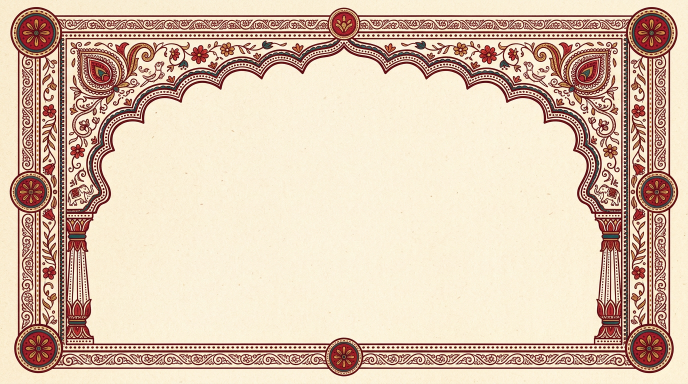
#> input picture motion2d/examples/chai/assets/bg.png, 1376 x 768 px (shown at 1/2 size)
$ python -i cartoon.py   (imports and definitions only)   (older library calls are emulated)
#> lines starting #> are read from the running program, lines starting #| are printed output that depends on the picture; after the words box and inside, x2 and y2 are one past the last pixel; in counts of white or black regions, pixels touching at a corner belong together
#> further down, picture is the input picture: shape (768, 1376, 3); mean B, G, R 176.3, 196.9, 220.3
"""Cartoon kit: full cartoon scenes and episodes in ANY art style (motion2d engine).

What YouTube animators do by hand, as code: a locked art style, a character pose pack that ACTS on
beats, a layered set, lighting that tells the story (lamp off -> scary room -> lamp on), little prop
rigs that keep the frame alive (fan, swing, flicker, glow eyes), a moving world (parallax, tiny planet)
and a beat sheet that drives pose, SFX and camera from one table.

Raster only (no SVG). Characters, props and sets are generated per video as raster images in the chosen
style (`style_prompt()`), keyed and checked; code adds only FX, light, camera and timing.

    from cartoon import ARTSTYLES, style_prompt, style_from_reference, Light, glow_eyes, light_pool, \
        spin, swing, Parallax, TinyPlanet, BeatSheet, Episode, hold_time, shake
    style = ARTSTYLES['pastel_outline']           # or style_from_reference('ref.mp4')
    prompt = style_prompt(style, 'a sleepy boy in a blue t-shirt', kind='character')
    L = Light([(0, 'day'), (2.4, 'powercut'), (5.0, 'day')], flicker=[(2.4, 0.35)])
    beats = BeatSheet([(0.0, 'boy', 'stretch', 'yawn'), (1.6, 'boy', 'reach', 'click'), ...])
    for step in range(N):
        t = hold_time(step / FPS, style['hold'])     # 'ones' or 'twos'
        fr = SET.copy(); ...draw props/cast with beats.pose('boy', t)...
        fr = L.apply(fr, t)                          # grade the whole room
        glow_eyes(fr, [(410, 300), (440, 300)], t, on=L.level(t, 'powercut'))   # emissive AFTER grade

Playbook: docs/CARTOON.md. Credit: Swapnil Agrawal (BDS intern).
"""
import json, math, os, random
import numpy as np, cv2
from PIL import Image
from motion import clamp, ease, squash, xform, paste, place_pivot

# ------------------------------------------------------------------ art styles
# Each pack fixes what keeps a cartoon consistent across every asset and shot. Prompts describe a look
# in words only: never name or copy a studio, show, brand or living artist's characters.
_COMMON_NEG = ('photo, photorealistic, 3D render, gradient mesh, text, watermark, logo, signature, extra limbs, '
               'deformed hands, blurry, jpeg artifacts, vector svg icon, clip-art')
ARTSTYLES = {
    'pastel_outline': dict(
        label='Pastel cel, thin outline (cosy slice-of-life / gentle spooky)',
        core='flat 2D cartoon, soft pastel colours, flat fills, thin even dark-navy outline, rounded simple shapes, '
             'big readable silhouettes, no shading or one flat shadow tone, clean cel animation look',
        outline_px=4, ink='#1E1E3A', palette=['#BDF4FF', '#A8F0D0', '#F25CC4', '#8C7BFF', '#FFE7B3', '#F7A08F'],
        boil=0.8, paper=0.0, grain=0.0, hold='twos', squash=0.07, night='violet'),
    'flat_no_outline': dict(
        label='Flat motion-design, no outlines (promo loops, brand mascots)',
        core='flat 2D motion-design illustration, no outlines, shapes separated by colour only, bold saturated '
             'palette, simple geometric anatomy, long smooth curves, one flat shadow shape per object',
        outline_px=0, ink='#2B3A55', palette=['#3FA9F5', '#FFE14D', '#F26A3D', '#E8E0D0', '#3C4A5E', '#2FA36B'],
        boil=0.0, paper=0.0, grain=0.0, hold='ones', squash=0.10, night='blue'),
    'rubber_hose': dict(
        label='1930s rubber-hose (bouncy vintage gags)',
        core='1930s rubber hose cartoon style, black ink outlines, pie-cut eyes, white gloves, noodle limbs, '
             'limited sepia and cream palette, slight print texture',
        outline_px=7, ink='#141010', palette=['#F3E6C8', '#141010', '#C8452F', '#E9B949', '#8A7F6A'],
        boil=1.4, paper=0.25, grain=6.0, hold='twos', squash=0.14, night='sepia'),
    'anime_cel': dict(
        label='Anime cel (emotional, cinematic)',
        core='anime cel shading, clean thin lineart, two-tone cel shadows, expressive eyes, soft painted '
             'background, cinematic lighting, crisp highlights',
        outline_px=3, ink='#2A2230', palette=['#FCE4D6', '#6C8EBF', '#F2A6A0', '#2A2230', '#FFF6E0', '#9BC4A8'],
        boil=0.0, paper=0.0, grain=2.0, hold='twos', squash=0.03, night='blue'),
    'chibi_sticker': dict(
        label='Chibi sticker (cute mascots, reactions)',
        core='cute chibi cartoon, oversized head, tiny body, thick white sticker border around a dark outline, '
             'flat candy colours, blush cheeks, simple dot eyes with a shine',
        outline_px=6, ink='#3A2E3F', palette=['#FFD6E0', '#FFF1B8', '#B8F2E6', '#A0C4FF', '#3A2E3F', '#FFFFFF'],
        boil=0.6, paper=0.0, grain=0.0, hold='twos', squash=0.12, night='violet'),
    'crayon_kids': dict(
        label='Crayon / kid drawing (storybook, nostalgia)',
        core="child's crayon drawing style, waxy crayon texture strokes, wobbly outlines, paper white background, "
             'bright primary colours with uneven fill',
        outline_px=5, ink='#22252B', palette=['#FFFFFF', '#E63946', '#1D70B8', '#FFC43D', '#3BB273', '#22252B'],
        boil=2.0, paper=0.5, grain=4.0, hold='twos', squash=0.08, night='blue'),
    'paper_cutout': dict(
        label='Paper cut-out (craft, explainers with charm)',
        core='layered coloured paper cut-out illustration, torn and scissor-cut edges, subtle drop shadow between '
             'layers, visible paper fibre texture, flat colours',
        outline_px=0, ink='#3B2F2F', palette=['#F4E9D8', '#E07A5F', '#3D405B', '#81B29A', '#F2CC8F'],
        boil=0.3, paper=0.6, grain=3.0, hold='twos', squash=0.05, night='blue'),
    'watercolor_storybook': dict(
        label='Watercolour storybook (soft, warm narration)',
        core='watercolour picture-book illustration, loose ink line, soft washes with paper bleed, warm light, '
             'gentle colours, hand-painted texture',
        outline_px=2, ink='#3A3430', palette=['#F6EEDF', '#E9A178', '#7FA7C9', '#A7C48D', '#3A3430'],
        boil=0.4, paper=0.7, grain=3.0, hold='twos', squash=0.03, night='blue'),
    'desi_gouache': dict(
        label='Desi gouache (Indian homes, streets, festivals)',
        core='Indian gouache illustration, matte opaque paint, warm earthy palette with marigold and indigo, '
             'simple faces, patterned textiles, flat perspective, hand-painted edges',
        outline_px=3, ink='#2E2333', palette=['#F3D9A4', '#E8833A', '#2F4B8A', '#B83B5E', '#7A9E7E', '#2E2333'],
        boil=0.4, paper=0.4, grain=3.0, hold='twos', squash=0.05, night='indigo'),
    'dark_cartoon': dict(
        label='Dark cartoon horror (adult, creepy but stylised)',
        core='dark stylised 2D cartoon horror, desaturated cold palette, heavy uneven black ink, long thin limbs, '
             'hollow eyes, deep shadows shaped as flat black areas, one sickly accent colour',
        outline_px=6, ink='#0B0B0F', palette=['#2B2D3A', '#4C5266', '#B9B7A7', '#0B0B0F', '#9BBF3B'],
        boil=1.2, paper=0.2, grain=8.0, hold='twos', squash=0.04, night='horror'),
}


# [17 lines left out: function style_prompt, not called in this run]


# ------------------------------------------------------------------ style from a reference (any art style)
def _read_frames(src, n=6):
    if isinstance(src, np.ndarray): return [src]
    if isinstance(src, Image.Image): return [cv2.cvtColor(np.array(src.convert('RGB')), cv2.COLOR_RGB2BGR)]
    ext = os.path.splitext(str(src))[1].lower()
    if ext in ('.png', '.jpg', '.jpeg', '.webp', '.bmp'):
        return [cv2.imread(str(src))]
    cap = cv2.VideoCapture(str(src)); N = int(cap.get(cv2.CAP_PROP_FRAME_COUNT)) or 1; out = []
    for i in range(n):
        cap.set(cv2.CAP_PROP_POS_FRAMES, int((i + 0.5) * N / n)); ok, f = cap.read()
        if ok: out.append(f)
    cap.release()
    return out


def _hex(bgr): return '#%02X%02X%02X' % (int(bgr[2]), int(bgr[1]), int(bgr[0]))


def style_from_reference(src, k=6, name='from_reference', seed=3):
    """Read the LOOK (not the content) of a reference image or video: palette (k-means), outline weight and
    colour, saturation and value, flatness. Returns a style dict usable everywhere ARTSTYLES is."""
#> called with k = 6, name = 'from_reference', seed = 3
    frames = [f for f in _read_frames(src) if f is not None]
#> frames = 1 item
    if not frames: raise ValueError(f'no frames in {src}')
    small = [cv2.resize(f, (320, int(320 * f.shape[0] / f.shape[1])), interpolation=cv2.INTER_AREA) for f in frames]
#> small = 1 item
    px = np.concatenate([s.reshape(-1, 3) for s in small]).astype(np.float32)
    crit = (cv2.TERM_CRITERIA_EPS + cv2.TERM_CRITERIA_MAX_ITER, 30, 0.5)
    cv2.setRNGSeed(seed)
    _, lab, cen = cv2.kmeans(px, k, None, crit, 3, cv2.KMEANS_PP_CENTERS)
#> cen = [[45.28, 47.51, 130.5], [215, 239.7, 250.5], [124.7, 140.9, 180.9], [86.86, 99.57, 151.8], [165, 185.9, 213.2], [57.53, 59.57, 76.76]]
    counts = np.bincount(lab.ravel(), minlength=k); order = np.argsort(-counts)
#> after `counts = np.bincount(lab.ravel(), minlength=k)`: counts = [3091, 37094, 6090, 5988, 3512, 1185]
#> after `order = np.argsort(-counts)`: order = [1, 2, 3, 4, 0, 5]
    palette = [_hex(cen[i]) for i in order]
#> palette = ['#FAEFD7', '#B48C7C', '#976356', '#D5B9A4', '#822F2D', '#4C3B39']
    # outline: thin dark ridges along colour edges
    g = cv2.cvtColor(small[0], cv2.COLOR_BGR2GRAY)
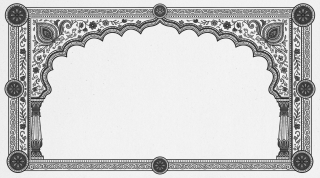
#> g: shape (178, 320); min 37, max 245, mean 201.5
    dark = (g < 70).astype(np.uint8)
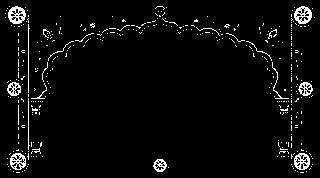
#> dark: shape (178, 320); values 0 (black) and 1 (white), 4% white in thin lines or dots
    edges = cv2.Canny(cv2.GaussianBlur(small[0], (3, 3), 0), 40, 120)
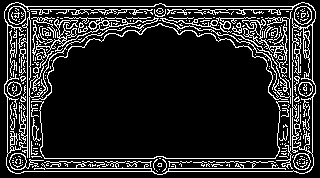
#> edges: shape (178, 320); 15.2% white in thin lines or dots
    edge_px = max(1, int(edges.sum() / 255))
#> edge_px = 8642
    dark_near_edge = int((cv2.dilate(dark, np.ones((3, 3), np.uint8)) & (edges > 0)).sum())
#> dark_near_edge = 2885
    has_outline = dark_near_edge / edge_px > 0.35
#> has_outline = False
    outline_px = 0
    if has_outline:
        dist = cv2.distanceTransform(dark, cv2.DIST_L2, 3)
        ridge = dist[(dist > 0) & (cv2.dilate(edges, np.ones((3, 3), np.uint8)) > 0)]
        outline_px = int(round(max(2, min(12, 2 * float(np.median(ridge)) * 1080 / 320)))) if len(ridge) else 4
    ink = _hex(np.median(small[0][dark > 0], axis=0)) if dark.sum() > 50 else '#111111'
#> ink = '#6D2728'
    hsv = cv2.cvtColor(small[0], cv2.COLOR_BGR2HSV).reshape(-1, 3).astype(np.float32)
    sat, val = float(hsv[:, 1].mean() / 255), float(hsv[:, 2].mean() / 255)
#> sat = 0.227; val = 0.864
    inner = cv2.dilate(edges, np.ones((7, 7), np.uint8)) == 0
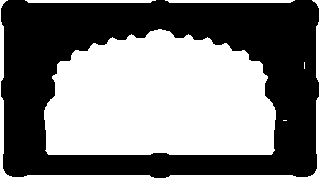
#> inner: shape (178, 320) bool; 47.6% white; 7 white regions (2 under 20 px), largest, box (x1, y1, x2, y2) and area: (44, 29, 276, 155) 24299, (166, 0, 320, 178) 1015, (0, 0, 154, 178) 1013, (25, 0, 156, 3) 379, (165, 0, 295, 3) 377
    lap = cv2.Laplacian(g, cv2.CV_32F)
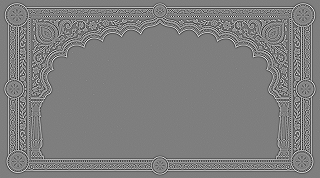
#> lap: shape (178, 320) float32; min -500, max 506, mean 0; drawn with min black and max white
    lapv = float(lap[inner].var()) if inner.sum() > 100 else float(lap.var())
#> lapv = 27.27
    flat = float((np.sqrt(((px - cen[lab.ravel()]) ** 2).sum(1)) < 24).mean())   # share of pixels on a flat palette colour
#> flat = 0.865
    tone = ('pastel' if sat < 0.38 and val > 0.7 else 'bold saturated' if sat > 0.55 else 'muted') + ' ' + \
        ('bright' if val > 0.72 else 'dark moody' if val < 0.4 else 'mid-tone')
#> tone = 'pastel bright'
    fill = 'textured hand-painted fills' if lapv > 60 else 'clean flat fills'
#> fill = 'clean flat fills'
    core = (f"2D cartoon, {tone} colours, {fill}, "
            + (f'even {ink} outlines' if has_outline else 'no outlines, shapes separated by colour')
            + ', simple readable shapes, consistent cel look')
    return dict(label=f'{name} (read from reference)', core=core, outline_px=outline_px, ink=ink, palette=palette,
                boil=0.8 if has_outline else 0.0, paper=0.3 if lapv > 60 else 0.0, grain=0.0,
                hold='twos', squash=0.08, night='violet' if sat < 0.45 else 'blue',
                measured=dict(saturation=round(sat, 3), value=round(val, 3), texture=round(lapv, 1),
                              has_outline=bool(has_outline), flatness=round(flat, 3)))


# [37 lines left out: functions palette_sheet, palette_match, hold_time, seq, not called in this run]


# ------------------------------------------------------------------ lighting (the story is told in light)
# Each grade: per-channel multiply (B, G, R), lift (B, G, R), saturation multiplier.
GRADES = {
    'day':      ((1.00, 1.00, 1.00), (0, 0, 0), 1.00),
    'sunset':   ((0.80, 0.90, 1.08), (6, 4, 0), 1.05),
    'night':    ((0.62, 0.42, 0.40), (30, 8, 6), 0.75),
    'violet':   ((0.55, 0.30, 0.38), (60, 6, 26), 0.80),   # lamp off, pastel room goes indigo/violet
    'powercut': ((0.40, 0.22, 0.28), (54, 6, 22), 0.70),
    'blue':     ((0.70, 0.45, 0.35), (40, 12, 4), 0.70),
    'indigo':   ((0.62, 0.34, 0.32), (52, 10, 14), 0.72),
    'sepia':    ((0.50, 0.62, 0.72), (6, 10, 18), 0.35),
    'horror':   ((0.42, 0.40, 0.38), (16, 14, 8), 0.40),
    'tv_glow':  ((0.95, 0.70, 0.55), (40, 20, 6), 0.75),
}


# [7 lines left out: function grade, not called in this run]


class Light:
    """Keyed lighting states over time. keys: [(t, grade_name), ...]; switches are instant (a light switch) or
    eased over `fade` seconds; flicker: [(t_start, dur)] bursts of on/off before settling (bulb, power cut)."""

    def __init__(self, keys, fade=0.0, flicker=(), seed=5):
        self.keys = sorted(keys, key=lambda k: k[0]); self.fade = fade; self.flicker = list(flicker); self.seed = seed

    # [22 lines left out: functions _state, level, apply, not called in this run]


def _bgr(c):
    if isinstance(c, str): return (int(c[5:7], 16), int(c[3:5], 16), int(c[1:3], 16))
    return tuple(c)


# [57 lines left out: functions light_pool, glow_eyes, spin, swing, shake, not called in this run]


def push(t, t0, t1, z0=1.0, z1=1.12):
    """Camera zoom factor easing from z0 to z1 between t0 and t1 (slow push-in for tension)."""
    return z0 + (z1 - z0) * ease((t - t0) / max(1e-6, t1 - t0))


# [5 lines left out: function camera_frame, not called in this run]


# ------------------------------------------------------------------ moving worlds
class Parallax:
    """Side-scrolling world: layers = [(BGR or RGBA image, depth)], depth 0 = sky (static) .. 1 = ground.
    Layers tile horizontally. speed = ground px/s."""

    # [18 lines left out: functions __init__, render, not called in this run]


class TinyPlanet:
    """A round hill the hero rides on: the ground disc turns, props stand on it at fixed angles and pass by.
    disc: RGBA image of the hill/planet (square). props: [(RGBA, angle_deg, lift_px)]."""

    def __init__(self, disc, centre, radius, props=(), deg_per_s=-18.0):
        self.disc = disc; self.c = centre; self.r = radius; self.props = list(props); self.w = deg_per_s

    def angle(self, t): return self.w * t

    # [10 lines left out: function draw, not called in this run]

    def top(self): return self.c[0], self.c[1] - self.r


# ------------------------------------------------------------------ beat sheet (acting + SFX + camera in one table)
class BeatSheet:
    """beats: [(t, actor, pose_or_action, sfx_or_None, note?)]. One row per thing that happens on screen.
    The same table drives pose changes, the SFX track, the action list for the storyboard and the lint gates."""

    # [18 lines left out: functions __init__, pose, since, not called in this run]

    def sfx_events(self):
        return [(r['t'], r['sfx']) for r in self.rows if r['sfx']]

    def action_list(self):
        return '\n'.join(f"{r['t']:5.2f}s  {r['actor']:<8} {r['act']:<14} sfx={r['sfx'] or '-':<10} {r['note']}" for r in self.rows)

    # [14 lines left out: function check, not called in this run]

    def to_json(self, path):
        with open(path, 'w') as f: json.dump(self.rows, f, indent=1)


# ------------------------------------------------------------------ episodes (several shots, hard cuts)
class Episode:
    """shots: [(name, seconds)]. at(t) -> (index, name, local_t, u 0..1). Cuts are hard; use a 2-frame
    match-on-action when a move continues across the cut."""

    def __init__(self, shots):
        self.shots = [(n, float(d)) for n, d in shots]; self.duration = sum(d for _, d in self.shots)

    # [36 lines left out: functions at, starts, paper_texture, make_style_finish, not called in this run]


def night_grade_for(style):
    s = ARTSTYLES[style] if isinstance(style, str) else style
    return s.get('night', 'night')

>>> import cv2
>>> picture = cv2.imread('examples/chai/assets/bg.png')
>>> result = style_from_reference(picture)
#> result = 12 items
